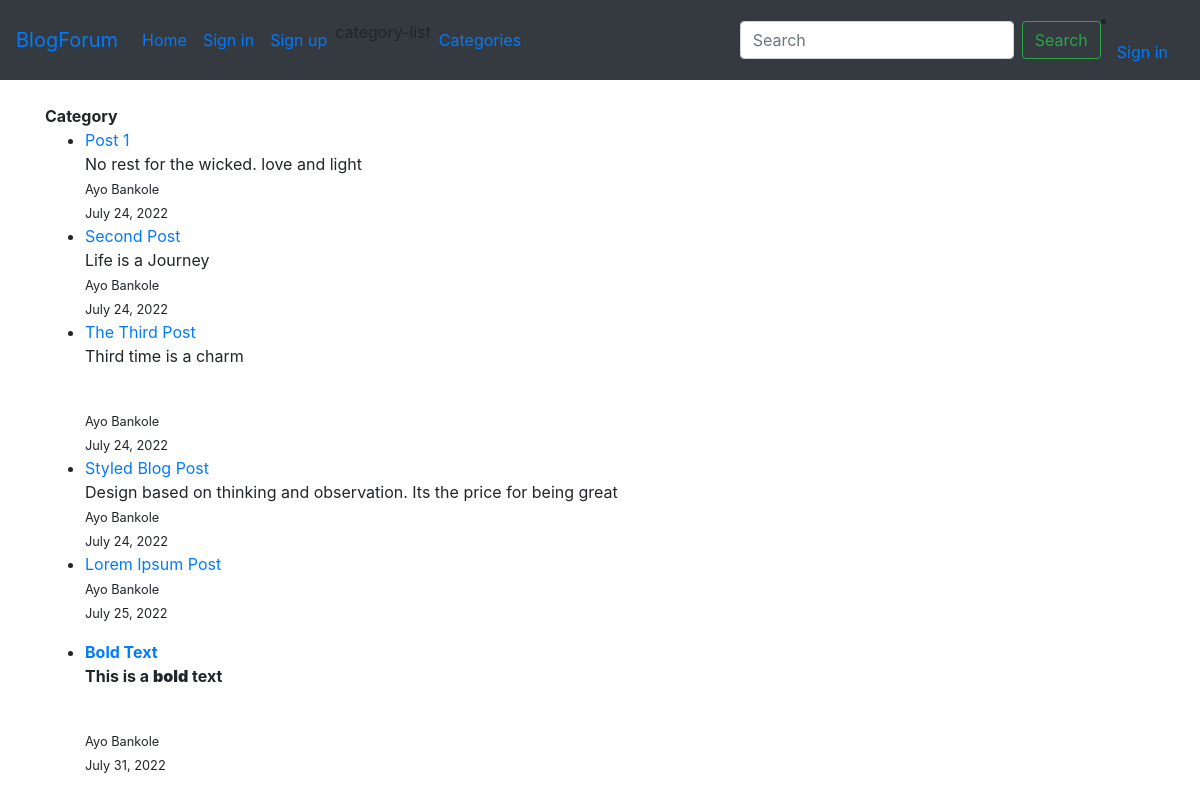
The page /category/uncategorized/ on the database its author committed.
### theblog/models.py (models this page shows, shortened)
class Post(models.Model):
	title = models.CharField(max_length=255)
	title_tag = models.CharField(max_length=255, default="BlogForum")
	header_image = models.ImageField(null=True, blank=True, upload_to="images/")
	author = models.ForeignKey(User, on_delete=models.CASCADE)
	body = RichTextField(blank=True, null=True)
	post_date = models.DateField(auto_now_add=True)
	category = models.CharField(max_length=255, default='entertainment')
	snippet = models.CharField(max_length=255)
	likes = models.ManyToManyField(User, default=None, blank=True, related_name='likes')

### theblog/views.py (the view)
# urls.py: path('category/<str:cats>/', CategoryView, name='category'),
def CategoryView(request, cats):
	category_posts = Post.objects.filter(category=cats.replace('-', ' '))
	return render(request, 'categories.html', {'cats_menu_list':cats.title().replace('-', ' '), 'category_posts' :category_posts})

### theblog/templates/categories.html (shortened to what this page needs)
{% extends 'base.html' %}
{% block content %}
{% if category_posts %}
	<h1><strong>{{ cats }} Category</strong></h1>
	<ul>
	{% for post in category_posts %}
		<li><a href="{% url 'article-detail' post.pk %}">{{ post.title }}</a> <br/>
		{{ post.body|slice:"200"|safe }} <br/>
			<small>{{ post.author.first_name }} {{ post.author.last_name }} <br/>
				{{ post.post_date }}</small>
	{% endfor %}
	</ul>
{% else %}
	<h2>Sorry this page does not exist</h2>
{% endif %}
    {% endblock %}

### theblog/templates/base.html (shortened to what this page needs)
<!doctype html>
<html lang="en">
  <head>
    <link rel="stylesheet" href="https://cdn.jsdelivr.net/npm/bootstrap@4.4.1/dist/css/bootstrap.min.css">
  </head>
  <body>
    <nav class="navbar navbar-expand-lg navbar-blue bg-dark">
  <a class="navbar-brand" href="{% url 'home' %}">BlogForum</a>
  <div class="collapse navbar-collapse" id="navbarSupportedContent">
    <ul class="navbar-nav mr-auto">
      <li class="nav-item active">
        <a class="nav-link" href="#">Home <span class="sr-only">(current)</span></a>
      </li>
      {% if user.is_authenticated %}
        <li class="nav-item">
          <a class="nav-link" href="{% url 'add_post' %}">New post</a>
        </li>
        <li class="nav-item">
          <a class="nav-link" href="{% url 'add_category' %}">Add category</a>
        </li>
      {% else %}
        <li class="nav-item">
          <a class="nav-link" href="{% url 'login' %}">Sign in</a>
        </li>
        <li class="nav-item">
          <a class="nav-link" href="{% url 'register' %}">Sign up</a>
        </li>
      {% endif %}
      {% if cat_menu %}
      <li class="nav-item dropdown">
        <a class="nav-link dropdown-toggle" href="#" id="navbarDropdown" role="button" data-toggle="dropdown" aria-haspopup="true" aria-expanded="false">
          Categories
        </a>
        <div class="dropdown-menu" aria-labelledby="navbarDropdown">
          {% for item in cat_menu %}
          <a class="dropdown-item" href="{% url 'category' item|slugify %}">{{ item }}</a>
            {% endfor %}
        </div>
      </li>
      {% else %}
      category-list
       <li class="nav-item">
          <a class="nav-link" href="{% url 'category-list' %}">Categories</a>
        </li>
      {% endif %}
    </ul>
    <form class="form-inline my-2 my-lg-0">
      <input class="form-control mr-sm-2" type="search" placeholder="Search" aria-label="Search">
      <button class="btn btn-outline-success my-2 my-sm-0" type="submit">Search</button>
    </form>
  {% if user.is_authenticated %}
     <ul class="navbar-nav ml-auto">
        <li class="nav-item dropdown">
          <a class="nav-link dropdown-toggle" href="#" id="navbarDropdown" role="button" data-toggle="dropdown" aria-haspopup="true" aria-expanded="false">
            {{ user.first_name }} {{ user.last_name }}
          </a>
          <div class="dropdown-menu dropdown-menu-right" aria-labelledby="navbarDropdown">
            <a class="dropdown-item" href="{% url 'edit_profile' %}">Edit settings</a>
            {% if user.profile.id %}
              <a class="dropdown-item" href="{% url 'edit_profile_page' user.profile.id %}">Edit profile</a>
              <a class="dropdown-item" href="{% url 'show_profile_page' user.profile.id %}">Show profile</a>
              <a class="dropdown-item" href="{% url 'logout' %}">Sign out</a>
            {% else %}
              <a class="dropdown-item" href="{% url 'create_profile_page' %}">Create profile</a>
             <li class="nav-item">
              <a class="nav-link" href="{% url 'login' %}">Sign in</a>
             </li>
            {% endif %}
          </div>
        </li>
     </ul>
  {% else %}
        <li class="nav-item">
          <a class="nav-link" href="{% url 'login' %}">Sign in</a>
        </li>
  {% endif %}
  </div>
</nav>
   <br/>
  <div class="container"
    {% block content %}
    {% endblock %}
  </div>
  </body>
</html>

### rows shown on the page
Post: title "Post 1", body "No rest for the wicked. love and light", author.first_name "Ayo", author.last_name "Bankole", post_date "July 24, 2022"
Post: title "Second Post", body "Life is a Journey", author.first_name "Ayo", author.last_name "Bankole", post_date "July 24, 2022"
Post: title "The Third Post", body "Third time is a charm", author.first_name "Ayo", author.last_name "Bankole", post_date "July 24, 2022"
Post: title "Styled Blog Post", body "Design based on thinking and observation. Its the price for being great", author.first_name "Ayo", author.last_name "Bankole", post_date "July 24, 2022"
Post: title "Lorem Ipsum Post", author.first_name "Ayo", author.last_name "Bankole", post_date "July 25, 2022"
Post: title "Bold Text", body "This is a bold text", author.first_name "Ayo", author.last_name "Bankole", post_date "July 31, 2022"
